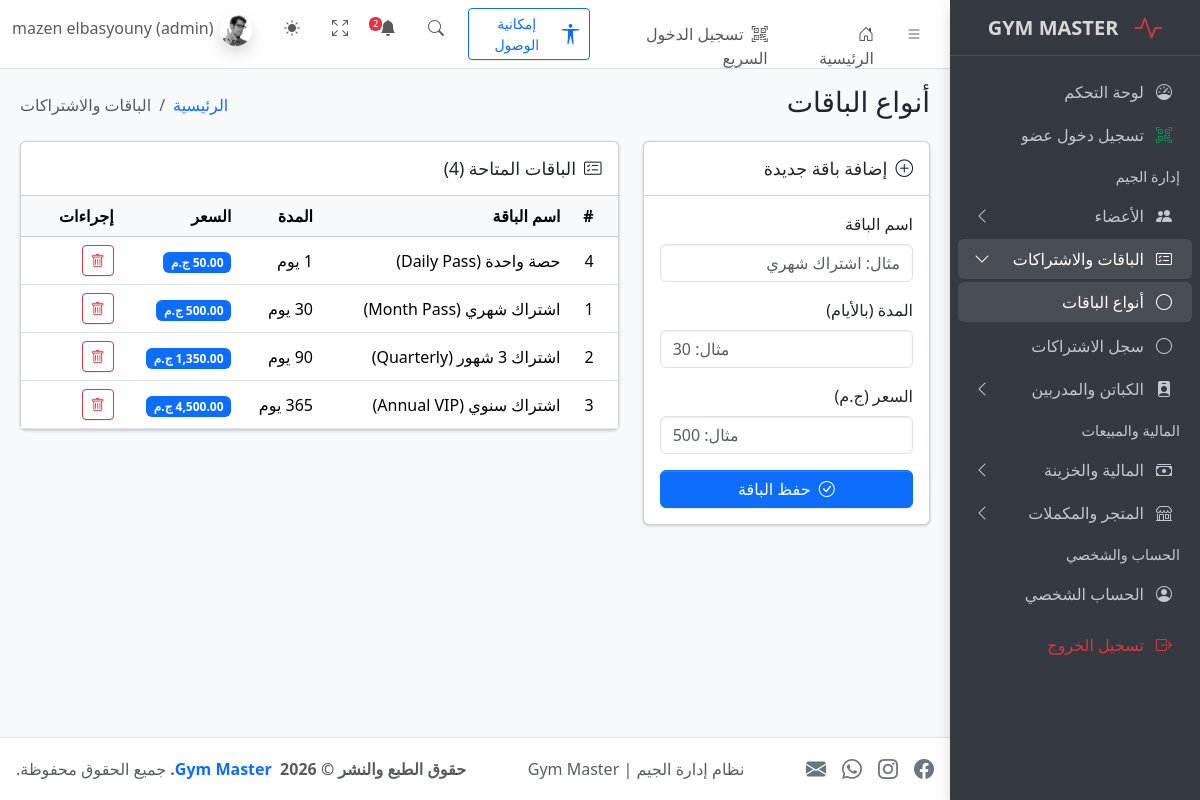
Screenshot of /packages.php (signed in) with the database file from the repository.
### tables this page shows
CREATE TABLE `packages` (
  `id` int(11) NOT NULL,
  `name` varchar(100) NOT NULL,
  `duration_days` int(11) NOT NULL,
  `price` decimal(10,2) NOT NULL,
  `created_at` timestamp NOT NULL DEFAULT current_timestamp()
);

### packages.php (the view, shortened to what this page needs)
<?php
require_once 'config/db.php';
$packages = $pdo->query('SELECT * FROM packages ORDER BY price ASC')->fetchAll();
require_once 'includes/header.php';
require_once 'includes/sidebar.php';
?>
<main class="app-main">
  <div class="app-content-header">
    <div class="container-fluid">
      <div class="row">
        <div class="col-sm-6">
          <h3 class="mb-0">أنواع الباقات</h3>
        </div>
        <div class="col-sm-6">
          <ol class="breadcrumb float-sm-end">
            <li class="breadcrumb-item"><a href="index.php">الرئيسية</a></li>
            <li class="breadcrumb-item active">الباقات والاشتراكات</li>
          </ol>
        </div>
      </div>
    </div>
  </div>
  <div class="app-content">
    <div class="container-fluid">
      <div class="row">
        <div class="col-lg-4">
          <div class="card">
            <div class="card-header">
              <h3 class="card-title"><i class="bi bi-plus-circle me-2"></i>إضافة باقة جديدة</h3>
            </div>
            <div class="card-body">
              <form method="POST" action="packages.php">
                <div class="mb-3">
                  <label class="form-label">اسم الباقة</label>
                  <input type="text" name="name" class="form-control" required
                         placeholder="مثال: اشتراك شهري">
                </div>
                <div class="mb-3">
                  <label class="form-label">المدة (بالأيام)</label>
                  <input type="number" name="duration_days" class="form-control" required min="1"
                         placeholder="مثال: 30">
                </div>
                <div class="mb-3">
                  <label class="form-label">السعر (ج.م)</label>
                  <input type="number" name="price" class="form-control" required min="1" step="0.01"
                         placeholder="مثال: 500">
                </div>
                <button type="submit" class="btn btn-primary w-100">
                  <i class="bi bi-check-circle me-1"></i> حفظ الباقة
                </button>
              </form>
            </div>
          </div>
        </div>
        <div class="col-lg-8">
          <div class="card">
            <div class="card-header">
              <h3 class="card-title"><i class="bi bi-card-checklist me-2"></i>الباقات المتاحة (<?= count($packages) ?>)</h3>
            </div>
            <div class="card-body p-0">
              <div class="table-responsive">
                <table class="table table-hover mb-0 align-middle">
                  <thead class="table-light">
                    <tr>
                      <th>#</th>
                      <th>اسم الباقة</th>
                      <th>المدة</th>
                      <th>السعر</th>
                      <th>إجراءات</th>
                    </tr>
                  </thead>
                  <tbody>
                    <?php if (empty($packages)): ?>
                      <tr><td colspan="5" class="text-center text-secondary py-4">مفيش باقات مضافة لسه</td></tr>
                    <?php else: ?>
                      <?php foreach ($packages as $package): ?>
                        <tr>
                          <td><?= $package['id'] ?></td>
                          <td><?= htmlspecialchars($package['name']) ?></td>
                          <td><?= $package['duration_days'] ?> يوم</td>
                          <td><span class="badge bg-primary"><?= number_format($package['price'], 2) ?> ج.م</span></td>
                          <td>
                            <a href="packages.php?delete=<?= $package['id'] ?>"
                               class="btn btn-sm btn-outline-danger"
                               onclick="return confirm('متأكد إنك عايز تحذف الباقة دي؟');">
                              <i class="bi bi-trash"></i>
                            </a>
                          </td>
                        </tr>
                      <?php endforeach; ?>
                    <?php endif; ?>
                  </tbody>
                </table>
              </div>
            </div>
          </div>
        </div>
      </div>
    </div>
  </div>
</main>
<?php require_once 'includes/footer.php'; ?>

### rows the page displays
packages: id "4", name "حصة واحدة (Daily Pass)", duration_days "1", price "50.00"
packages: id "1", name "اشتراك شهري (Month Pass)", price "500.00"
packages: id "2", name "اشتراك 3 شهور (Quarterly)", price "1,350.00"
packages: id "3", name "اشتراك سنوي (Annual VIP)", price "4,500.00"

### other values shown
$totalNotifications "2"
$displayName "mazen elbasyouny"
$displayRole "admin"
count($packages) "4"
